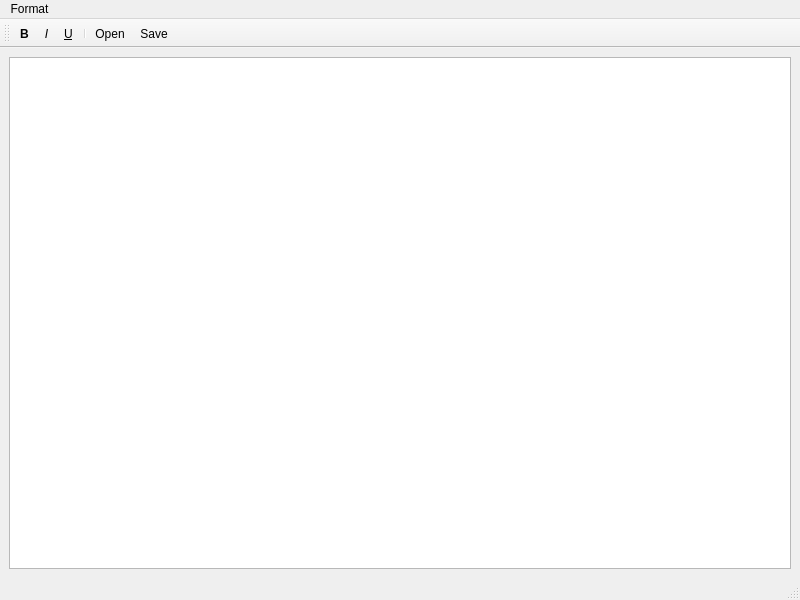
<?xml version="1.0" encoding="UTF-8"?>
<ui version="4.0">
 <class>MainWindow</class>
 <widget class="QMainWindow" name="MainWindow">
  <property name="geometry">
   <rect>
    <x>0</x>
    <y>0</y>
    <width>800</width>
    <height>600</height>
   </rect>
  </property>
  <property name="windowTitle">
   <string>Notepad</string>
  </property>
  <widget class="QWidget" name="centralwidget">
   <layout class="QVBoxLayout" name="verticalLayout">
    <item>
     <widget class="QTextEdit" name="textEdit"/>
    </item>
   </layout>
  </widget>
  <widget class="QMenuBar" name="menubar">
   <property name="geometry">
    <rect>
     <x>0</x>
     <y>0</y>
     <width>800</width>
     <height>30</height>
    </rect>
   </property>
   <widget class="QMenu" name="menuFormat_2">
    <property name="title">
     <string>Format</string>
    </property>
    <addaction name="actionTextColor"/>
    <addaction name="actionFont"/>
   </widget>
   <addaction name="menuFormat_2"/>
  </widget>
  <widget class="QToolBar" name="mainToolBar">
   <property name="windowTitle">
    <string>toolBar</string>
   </property>
   <attribute name="toolBarArea">
    <enum>TopToolBarArea</enum>
   </attribute>
   <attribute name="toolBarBreak">
    <bool>false</bool>
   </attribute>
   <addaction name="actionBold"/>
   <addaction name="actionItalic"/>
   <addaction name="actionUnderline"/>
   <addaction name="separator"/>
   <addaction name="actionOpen"/>
   <addaction name="actionSave"/>
  </widget>
  <widget class="QStatusBar" name="statusbar"/>
  <action name="actionOpen">
   <property name="text">
    <string>Open</string>
   </property>
  </action>
  <action name="actionSave">
   <property name="text">
    <string>Save</string>
   </property>
  </action>
  <action name="actionFont">
   <property name="checkable">
    <bool>true</bool>
   </property>
   <property name="text">
    <string>Font</string>
   </property>
  </action>
  <action name="actionTextColor">
   <property name="checkable">
    <bool>true</bool>
   </property>
   <property name="text">
    <string>Text Color</string>
   </property>
  </action>
  <action name="actionCheck_Spelling">
   <property name="text">
    <string>Check Spelling</string>
   </property>
  </action>
  <action name="actionWord_Frequency">
   <property name="text">
    <string>Word Frequency</string>
   </property>
  </action>
  <action name="actionBold">
   <property name="text">
    <string>B</string>
   </property>
   <property name="font">
    <font>
     <bold>true</bold>
    </font>
   </property>
  </action>
  <action name="actionItalic">
   <property name="text">
    <string>I</string>
   </property>
   <property name="font">
    <font>
     <italic>true</italic>
    </font>
   </property>
  </action>
  <action name="actionUnderline">
   <property name="text">
    <string>U</string>
   </property>
   <property name="font">
    <font>
     <underline>true</underline>
    </font>
   </property>
  </action>
 </widget>
 <resources/>
 <connections/>
</ui>
